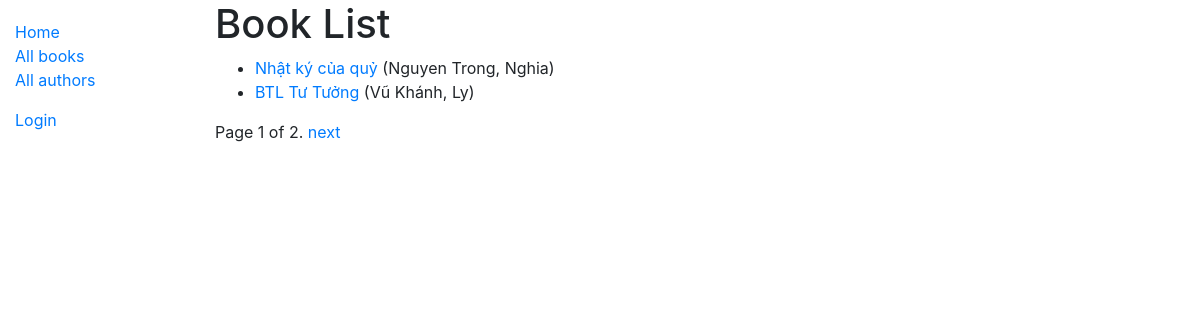
/catalog/books/, run on the app's committed database.
### catalog/models.py (models this page shows, shortened)
class Book(models.Model):
    title = models.CharField(max_length=200)
    author = models.ForeignKey('Author', on_delete=models.SET_NULL, null=True)
    summary = models.TextField(max_length=1000, help_text="Enter a brief description of the book")
    isbn = models.CharField('ISBN', max_length=13,
                            help_text='13 Character <a href="https://www.isbn-international.org/content/what-isbn'
                                      '">ISBN number</a>')
    genre = models.ManyToManyField(Genre, help_text="Select a genre for this book")
    language = models.ForeignKey('Language', on_delete=models.SET_NULL, null=True)
    def display_genre(self):
        """Creates a string for the Genre. This is required to display genre in Admin."""
        return ', '.join([genre.name for genre in self.genre.all()[:3]])
    display_genre.short_description = 'Genre'
    def get_absolute_url(self):
        return reverse('book-detail', args=[str(self.id)])

class Author(models.Model):
    first_name = models.CharField(max_length=100)
    last_name = models.CharField(max_length=100)
    date_of_birth = models.DateField(null=True, blank=True)
    date_of_death = models.DateField('died', null=True, blank=True)
    class Meta:
        ordering = ['last_name', 'first_name']
    def __str__(self):
        return '{0}, {1}'.format(self.last_name, self.first_name)

### catalog/views.py (the view)
# urls.py: path('books/', views.BookListView.as_view(), name='books'),
class BookListView(generic.ListView):
    model = Book
    context_object_name = 'book_list'   # your own name for the list as a template variable
    def get_queryset(self):
        return Book.objects.filter(title__icontains='')[:5] # Get 5 books containing the title war
    template_name = 'books/my_arbitrary_template_name_list.html'  # Specify your own template name/location
    paginate_by = 2

### catalog/templates/catalog/book_list.html
{% extends "base_generic.html" %}
{% block content %}
  <h1>Book List</h1>
  {% if book_list %}
  <ul>
    {% for book in book_list %}
      <li>
        <a href="{{ book.get_absolute_url }}">{{ book.title }}</a> ({{book.author}})
      </li>
    {% endfor %}
  </ul>
  {% else %}
    <p>There are no books in the library.</p>
  {% endif %}
{% endblock %}

### data on the page
Book: title "Nhật ký của quỷ", author "Nguyen Trong, Nghia"
Book: title "BTL Tư Tưởng", author "Vũ Khánh, Ly"

### other printed values
{{ page_obj.number }} "1"
{{ page_obj.paginator.num_pages }} "2"
